Frame 1 (no input): blank canvas, image omitted
Frame 60 (no input): blank canvas, image omitted
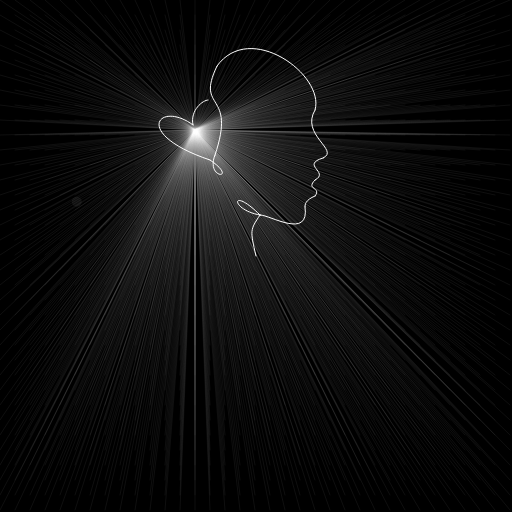
Frame 120 (the mouse pressed at the canvas centre since frame 60)

The p5.js sketch whose frames 1 and 60 were blank and that drew this single picture after the mouse press (run headless with seeded random() and noise() and a simulated clock; from frame 60 on, the mouse is pressed at the canvas centre):

// p5.js sketch
// ── sketch.js
var col1;
var angulo = 0;
var circuloAlt = {
  x: 0,
  y: 0,
};
let x;
let y;

function setup() {
  createCanvas(512, 512);
  background(150);
}

function draw() {
  background(0);
  // frameRate(1);
  col1 = map(mouseX, 0, 512, 0, 255);

  //   Corazon
  push();
  fill(col1);

  noStroke();
  bezier(256, 220, 340, 155, 380, 245, 256, 330);
  bezier(256, 220, 165, 145, 150, 260, 256, 330);
  pop();

  //   Signo
  push();
  noFill();
  stroke(col1);
  bezier(340, 160, 365, 137, 400, 180, 365, 200);
  bezier(365, 200, 347, 220, 365, 240, 360, 236);
  ellipse(363, 250, 10);
  pop();

  //---------------------------Segunda Parte----------------------------
  if (frameCount > 400) {
    background(0);

    //  Efecto de luz
    push();
    for (var y = 0; y <= mouseY * 2; y += 15) {
      for (var x = 0; x <= mouseX * 2; x += 15) {
        stroke(255, 255, 255, 15);
        line(x, y, 195, 130);
      }
    }
    pop();

    //     Silueta
    push();
    stroke(255);
    noFill();
    bezier(260, 215, 250, 230, 250, 230, 256, 256);
    bezier(260, 215, 230, 185, 230, 210, 260, 215);
    bezier(260, 215, 270, 215, 310, 240, 305, 207);
    bezier(305, 207, 305, 205, 305, 200, 315, 196);
    bezier(315, 196, 322, 187, 305, 190, 315, 180);
    bezier(315, 180, 330, 172, 300, 165, 323, 158);
    bezier(323, 158, 340, 150, 300, 135, 315, 110);
    bezier(315, 110, 325, 75, 250, 20, 217, 66);
    bezier(217, 66, 195, 112, 237, 90, 215, 155);
    bezier(215, 155, 205, 180, 240, 180, 210, 160);
    bezier(210, 160, 130, 133, 160, 100, 193, 125);
    bezier(193, 125, 190, 110, 203, 100, 208, 100);
    pop();

    //       Lineas
    for (var lineas = 0; lineas < 512; lineas += 10) {
      line(256, 256, lineas, 512);
    }
  }
    //--------------------------Tercera Parte-----------------------------
    if (mouseIsPressed) {
      
//       Efecto del Fondo
      var Fondo = sin(angulo);
      var gris = map(Fondo, -1, 1, 0, 255);
      background(gris);

      angulo += 0.4;
      
//       Circulos Aleatorios
      circuloAlt.x = random(0, 512);
      circuloAlt.y = random(0, 512);
      noStroke();
      fill(random(0, 255));
      ellipse(circuloAlt.x, circuloAlt.y, 10, 10);
      
      
      //  Efecto de luz
      push();
      for (var y = 0; y <= mouseY * 2; y += 15) {
        for (var x = 0; x <= mouseX * 2; x += 15) {
          stroke(255, 255, 255, 15);
          line(x, y, 195, 130);
        }
      }
      pop();

      //     Silueta
      push();
      stroke(255);
      noFill();
      bezier(260, 215, 250, 230, 250, 230, 256, 256);
      bezier(260, 215, 230, 185, 230, 210, 260, 215);
      bezier(260, 215, 270, 215, 310, 240, 305, 207);
      bezier(305, 207, 305, 205, 305, 200, 315, 196);
      bezier(315, 196, 322, 187, 305, 190, 315, 180);
      bezier(315, 180, 330, 172, 300, 165, 323, 158);
      bezier(323, 158, 340, 150, 300, 135, 315, 110);
      bezier(315, 110, 325, 75, 250, 20, 217, 66);
      bezier(217, 66, 195, 112, 237, 90, 215, 155);
      bezier(215, 155, 205, 180, 240, 180, 210, 160);
      bezier(210, 160, 130, 133, 160, 100, 193, 125);
      bezier(193, 125, 190, 110, 203, 100, 208, 100);
      pop();
      
       //       Lineas
      push();
      for (var lineas = 0; lineas < 512; lineas += 10) {
        line(256, 256, lineas, 512);
      }
      pop();
    }
  // console.log("X: " + mouseX + " Y:" + mouseY);
}
